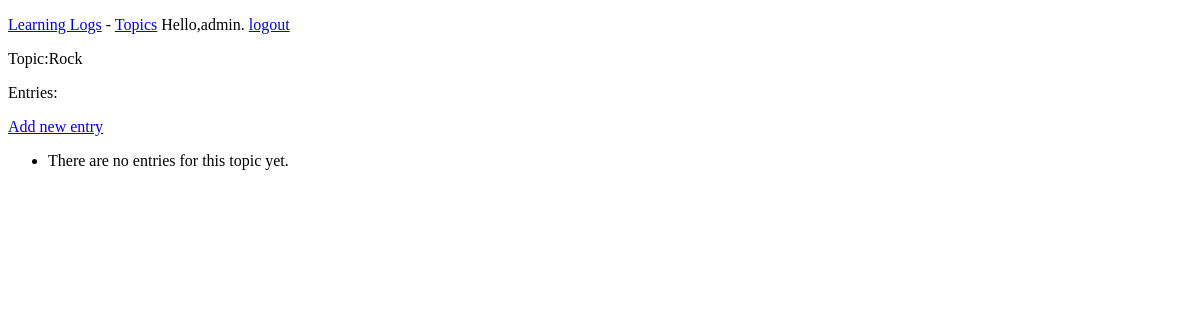
The app's page /topics/2/ (signed in), older data.
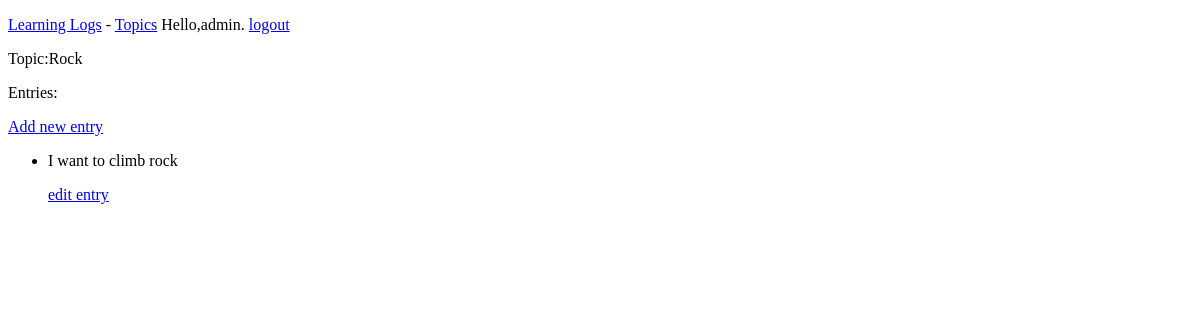
The same page, newer data.
### learning_logs/models.py (models this page shows, shortened)
class Entry(models.Model):
    topic = models.ForeignKey(Topic)
    text = models.TextField()
    date_added = models.DateTimeField(auto_now_add=True)
    class Meta:
        verbose_name_plural = 'entries'

### learning_logs/views.py (the view)
# urls.py: url(r'^topics/(?P<topic_id>\d+)/$', views.topic, name='topic'),
@login_required()
def topic(request,topic_id):
    topic = Topic.objects.get(id=topic_id)
    entries = topic.entry_set.order_by('-date_added')
    context = {'topic':topic,
               'entries':entries}
    return render(request,'learning_logs/topic.html',context)

### learning_logs/models.py (called while the page is built)
    def __str__(self):
        return self.text

### templates/learning_logs/topic.html (shortened to what this page needs)
<!DOCTYPE html>
{% extends 'learning_logs/base.html' %}
{% block content %}
    <p>Topic:{{ topic }}</p>
    <p>Entries:</p>
    <p>
    <a href="{% url 'learning_logs:new_entry' topic.id %}">Add new entry</a>
     </p>
    <ul>
        {% for entry in entries %}
        <li>
            <p>{{ entry.text|linebreaks }}</p>
                <p><a href="{% url 'learning_logs:edit_entry' entry.id %}">edit entry</a></p>
        </li>
    {% empty %}
        <li>
            There are no entries for this topic yet.
        </li>
    {% endfor %}
    </ul>
{% endblock %}

Row changes from the older to the newer data that the page shows:
added Entry: text "I want to climb rock"
Text that changed along with them:
text no longer shown: "There are no entries for this topic yet."
